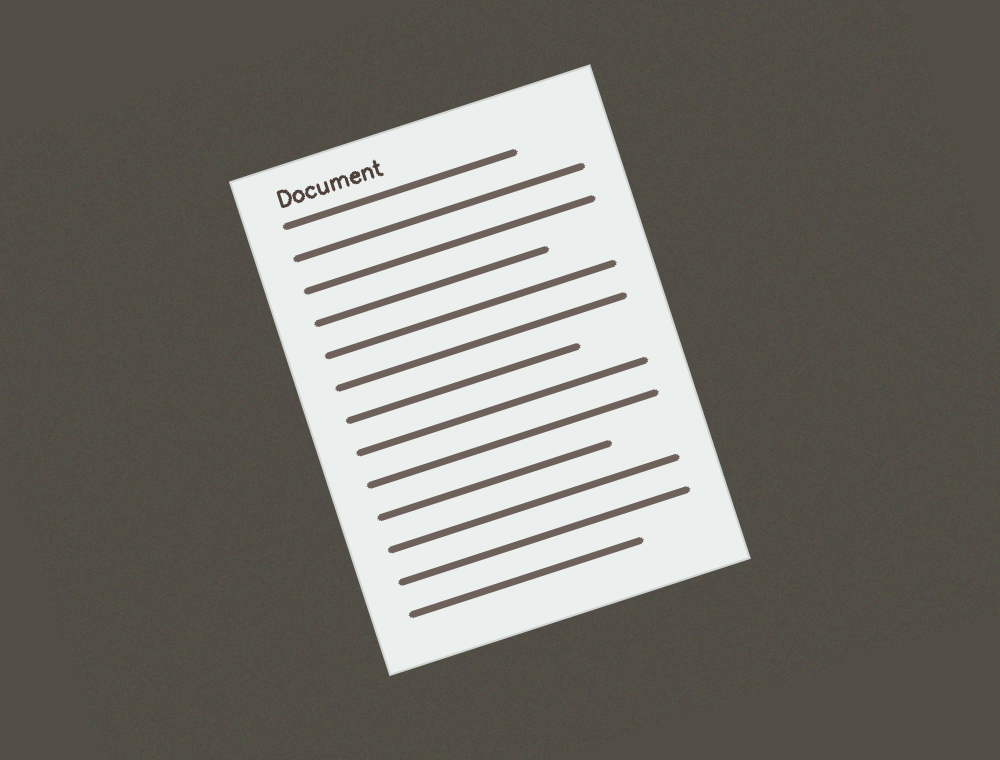
#> input picture samples/document_photo.png, 1000 x 760 px
$ python -i scanner.py   (imports and definitions only)
#> lines starting #> are read from the running program, lines starting #| are printed output that depends on the picture; after the words box and inside, x2 and y2 are one past the last pixel; in counts of white or black regions, pixels touching at a corner belong together
import cv2
import numpy as np


def order_corners(points):
    pts = np.array(points, dtype=np.float32)
    if len(pts) != 4:
        raise ValueError("Need exactly 4 points")

    ordered = np.zeros((4, 2), dtype=np.float32)
    s = pts.sum(axis=1)
    d = np.diff(pts, axis=1).ravel()
    ordered[0] = pts[np.argmin(s)]   # top-left
    ordered[2] = pts[np.argmax(s)]   # bottom-right
    ordered[1] = pts[np.argmin(d)]   # top-right
    ordered[3] = pts[np.argmax(d)]   # bottom-left
    return ordered


def _to_gray(image):
    if image.ndim == 2:
        return image
    return cv2.cvtColor(image, cv2.COLOR_BGR2GRAY)


def _largest_quad(binary, area, min_area_ratio):
    contours, _ = cv2.findContours(binary, cv2.RETR_EXTERNAL, cv2.CHAIN_APPROX_SIMPLE)
    for contour in sorted(contours, key=cv2.contourArea, reverse=True)[:5]:
        peri = cv2.arcLength(contour, True)
        approx = cv2.approxPolyDP(contour, 0.02 * peri, True)
        if len(approx) == 4 and cv2.isContourConvex(approx):
            if cv2.contourArea(approx) >= min_area_ratio * area:
                return approx.reshape(4, 2).astype(np.float32)
    return None


def detect_document(image, min_area_ratio=0.2, work_width=600):
    # Detect on a downscaled copy: faster and more stable, then map corners back.
    height, width = image.shape[:2]
    scale = work_width / width if width > work_width else 1.0
    if scale != 1.0:
        small = cv2.resize(
            image, (int(width * scale), int(height * scale)), interpolation=cv2.INTER_AREA
        )
    else:
        small = image

    gray = _to_gray(small)
    blurred = cv2.GaussianBlur(gray, (5, 5), 0)
    area = small.shape[0] * small.shape[1]

    # Strategy 1: edges from Canny (works when the document border is visible).
    edges = cv2.Canny(blurred, 60, 180)
    edges = cv2.dilate(edges, np.ones((3, 3), np.uint8), iterations=1)
    quad = _largest_quad(edges, area, min_area_ratio)

    # Strategy 2: Otsu threshold of page vs background (helps low-contrast scans).
    if quad is None:
        _, thresh = cv2.threshold(blurred, 0, 255, cv2.THRESH_BINARY + cv2.THRESH_OTSU)
        thresh = cv2.morphologyEx(thresh, cv2.MORPH_CLOSE, np.ones((7, 7), np.uint8))
        quad = _largest_quad(thresh, area, min_area_ratio)

    if quad is None:
        return None
    return order_corners(quad / scale)


def four_point_transform(image, points):
    rect = order_corners(points)
    top_left, top_right, bottom_right, bottom_left = rect

    width_top = np.linalg.norm(top_right - top_left)
    width_bottom = np.linalg.norm(bottom_right - bottom_left)
    height_left = np.linalg.norm(bottom_left - top_left)
    height_right = np.linalg.norm(bottom_right - top_right)

    width = max(int(round(max(width_top, width_bottom))), 2)
    height = max(int(round(max(height_left, height_right))), 2)

    dst = np.array(
        [[0, 0], [width - 1, 0], [width - 1, height - 1], [0, height - 1]],
        dtype=np.float32,
    )
    matrix = cv2.getPerspectiveTransform(rect, dst)
    return cv2.warpPerspective(image, matrix, (width, height))


def enhance_scan(warped, mode="bw"):
    if mode == "color":
        return warped
    gray = _to_gray(warped)
    if mode == "gray":
        return cv2.cvtColor(gray, cv2.COLOR_GRAY2BGR)
    scanned = cv2.adaptiveThreshold(
        gray, 255, cv2.ADAPTIVE_THRESH_GAUSSIAN_C, cv2.THRESH_BINARY, 21, 10
    )
    return cv2.cvtColor(scanned, cv2.COLOR_GRAY2BGR)


def scan_document(image, enhance="bw"):
    corners = detect_document(image)
    if corners is None:
        raise ValueError("No document detected; select the four corners manually.")
    warped = four_point_transform(image, corners)
    return enhance_scan(warped, mode=enhance)

>>> import cv2
>>> picture = cv2.imread('../samples/document_photo.png')
#> picture is the input picture: shape (760, 1000, 3); mean B, G, R 108.1, 114.7, 117
>>> result = scan_document(picture)
#> in detect_document, `blurred = cv2.GaussianBlur(gray, (5, 5), 0)`:
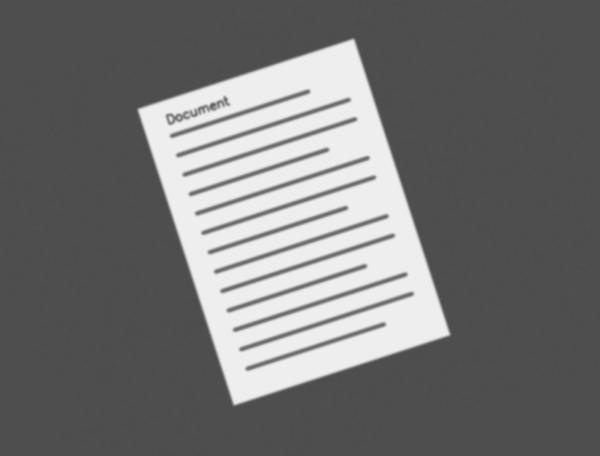
#> blurred: shape (456, 600); min 75, max 238, mean 114.5
#> in detect_document, `edges = cv2.Canny(blurred, 60, 180)`:
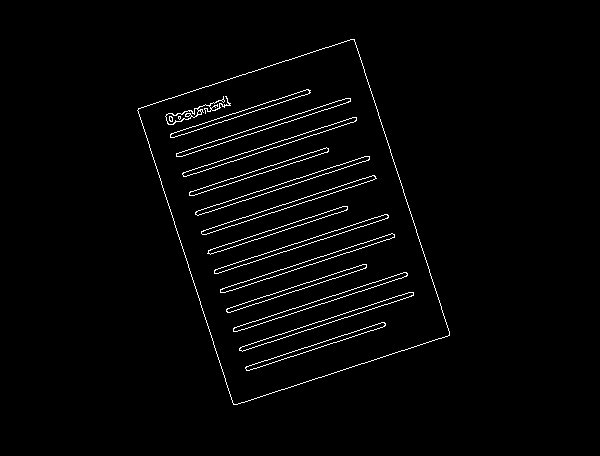
#> edges: shape (456, 600); 2% white in thin lines or dots, all inside (x1, y1, x2, y2) = (137, 39, 450, 405)
#> in detect_document, `edges = cv2.dilate(edges, np.ones((3, 3), np.uint8), iterations=1)`:
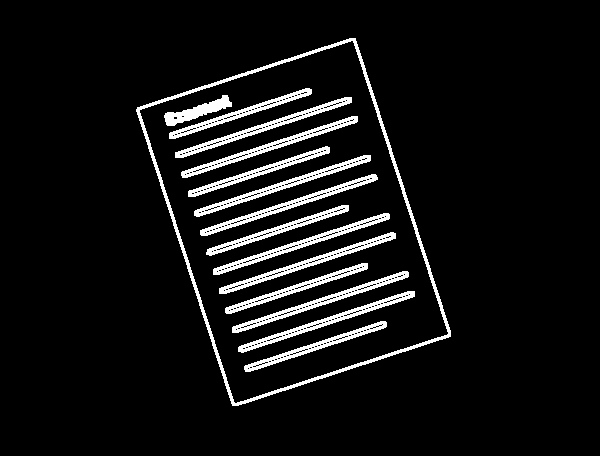
#> edges: shape (456, 600); 7.3% white; 15 white regions
#> in _largest_quad, `contours, _ = cv2.findContours(binary, cv2.RETR_EXTERNAL, cv2.CHAIN_AP..`: contours = 1 contour; box (x1, y1, x2, y2) and area: (136, 38, 451, 406) 72312
#> the loop in _largest_quad, `for contour in sorted(contours, key=cv2.contourArea, reverse=True)[:5]:` made 1 pass
#> (peri, approx) on pass 1: (1168.7, [[355, 38], [136, 109], [232, 405], [450, 336]])
#> in detect_document, `quad = _largest_quad(edges, area, min_area_ratio)`: quad = [[355, 38], [136, 109], [232, 405], [450, 336]]
#> in order_corners, `pts = np.array(points, dtype=np.float32)`: pts = [[591.7, 63.33], [226.7, 181.7], [386.7, 675], [750, 560]]
#> in order_corners, `s = pts.sum(axis=1)`: s = [655, 408.3, 1061.7, 1310]
#> in order_corners, `d = np.diff(pts, axis=1).ravel()`: d = [-528.3, -45, 288.3, -190]
#> in scan_document, `corners = detect_document(image)`: corners = [[226.7, 181.7], [591.7, 63.33], [750, 560], [386.7, 675]]
#> in four_point_transform, `rect = order_corners(points)`: rect has the same summary as corners in scan_document
#> in four_point_transform, `top_left, top_right, bottom_right, bottom_left = rect`: top_left = [226.7, 181.7]; top_right = [591.7, 63.33]; bottom_right = [750, 560]; bottom_left = [386.7, 675]
#> in four_point_transform, `width_top = np.linalg.norm(top_right - top_left)`: width_top = 383.7
#> in four_point_transform, `width_bottom = np.linalg.norm(bottom_right - bottom_left)`: width_bottom = 381.1
#> in four_point_transform, `height_left = np.linalg.norm(bottom_left - top_left)`: height_left = 518.6
#> in four_point_transform, `height_right = np.linalg.norm(bottom_right - top_right)`: height_right = 521.3
#> in four_point_transform, `width = max(int(round(max(width_top, width_bottom))), 2)`: width = 384
#> in four_point_transform, `height = max(int(round(max(height_left, height_right))), 2)`: height = 521
#> in four_point_transform, `dst = np.array( [[0, 0], [width - 1, 0], [width - 1, height - 1], [0, ..`: dst = [[0, 0], [383, 0], [383, 520], [0, 520]]
#> in four_point_transform, `matrix = cv2.getPerspectiveTransform(rect, dst)`: matrix = [[0.953, -0.309, -159.9], [0.307, 0.946, -241.5], [8.75e-06, -1.66e-05, 1]]
#> in four_point_transform, `return cv2.warpPerspective(image, matrix, (width, height))`:
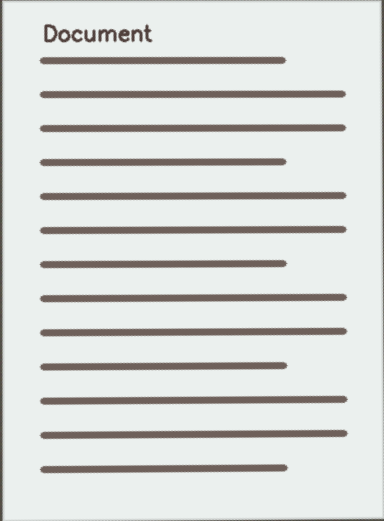
#> returned value: shape (521, 384, 3); mean of channels 0, 1, 2 216, 218.6, 216.2; drawn as B, G, R
#> in enhance_scan, `scanned = cv2.adaptiveThreshold( gray, 255, cv2.ADAPTIVE_THRESH_GAUSSI..`:
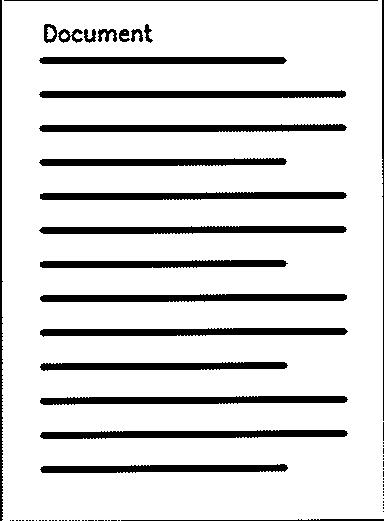
#> scanned: shape (521, 384); 85.7% white; 75 black regions (51 under 20 px), largest, box (x1, y1, x2, y2) and area: (39, 90, 346, 98) 2112, (40, 328, 348, 337) 2112, (40, 396, 348, 405) 2107

$ run again, on samples/document_tilted.png
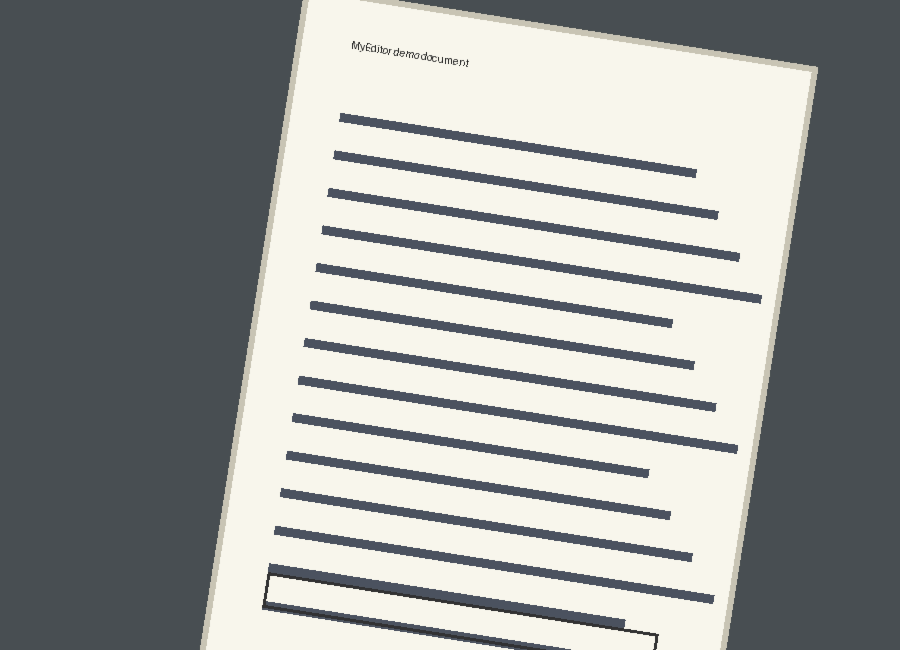
#> input picture samples/document_tilted.png, 900 x 650 px
#> picture is the input picture: shape (650, 900, 3); mean B, G, R 154.8, 156.8, 154.6
#> in detect_document, `edges = cv2.dilate(edges, np.ones((3, 3), np.uint8), iterations=1)`:
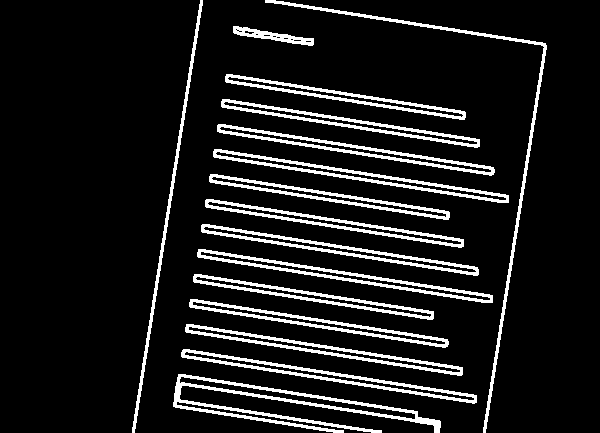
#> edges: shape (433, 600); 11.1% white; 16 white regions
#> contours = 16 contours; largest, box (x1, y1, x2, y2) and area: (173, 374, 441, 433) 3638, (181, 349, 477, 404) 2466, (213, 149, 509, 203) 2464, (197, 249, 493, 303) 2462, (201, 224, 479, 276) 2319
#> the loop in _largest_quad, `for contour in sorted(contours, key=cv2.contourArea, reverse=True)[:5]:` made 5 passes
#> (peri, approx) on passes 1 to 5: (1422.2, [[175, 386], [440, 427]]), (641.8, [[181, 352], [476, 402]]), (641.5, [[213, 151], [508, 202]]), (641.5, [[197, 252], [492, 302]]), (603.3, [[201, 225], [478, 274]])
#> contours = 1 contour; box (x1, y1, x2, y2) and area: (134, 0, 545, 433) 144004
#> the loop in _largest_quad, `for contour in sorted(contours, key=cv2.contourArea, reverse=True)[:5]:` made 1 pass
#> (peri, approx) on pass 1: (1592.9, [[202, 0], [134, 432], [483, 432], [544, 46]])
#> quad = [[202, 0], [134, 432], [483, 432], [544, 46]]
#> pts = [[303, 0], [201, 648], [724.5, 648], [816, 69]]
#> s = [303, 849, 1372.5, 885]
#> d = [-303, 447, -76.5, -747]
#> corners = [[303, 0], [816, 69], [724.5, 648], [201, 648]]
#> top_left = [303, 0]; top_right = [816, 69]; bottom_right = [724.5, 648]; bottom_left = [201, 648]
#> width_top = 517.6
#> width_bottom = 523.5
#> height_left = 656
#> height_right = 586.2
#> in four_point_transform, `width = max(int(round(max(width_top, width_bottom))), 2)`: width = 524
#> in four_point_transform, `height = max(int(round(max(height_left, height_right))), 2)`: height = 656
#> dst = [[0, 0], [523, 0], [523, 655], [0, 655]]
#> matrix = [[0.84, 0.132, -254.6], [-0.125, 0.932, 37.97], [-0.000191, -3.12e-05, 1]]
#> in enhance_scan, `scanned = cv2.adaptiveThreshold( gray, 255, cv2.ADAPTIVE_THRESH_GAUSSI..`:
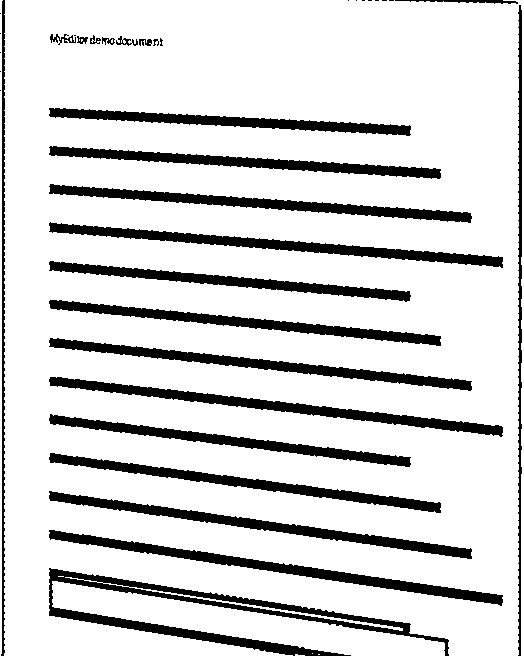
#> scanned: shape (656, 524); 83.6% white; 37 black regions (14 under 20 px), largest, box (x1, y1, x2, y2) and area: (49, 568, 449, 656) 6512, (49, 530, 503, 606) 4296, (49, 222, 503, 268) 4257
